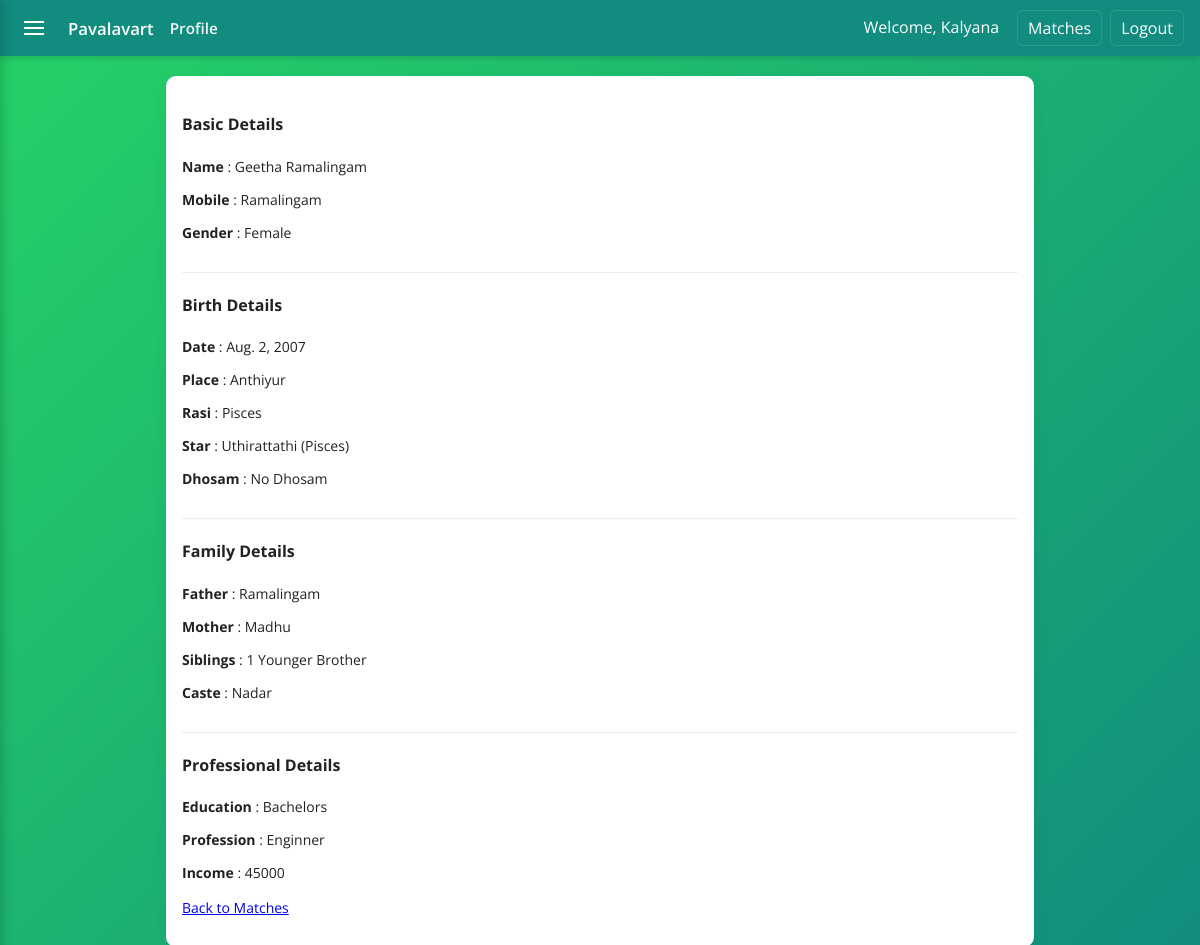
The app's page /profile/6/ (signed in) with its own data.
### alliance/models.py (models this page shows, shortened)
class MemberProfile(models.Model):
    GENDER_CHOICES = [
        ('M', 'Male'),
        ('F', 'Female'),
        ('O', 'Other'),
    ]
    user = models.OneToOneField(User, on_delete=models.CASCADE, related_name='profile')
    mobile = models.CharField(max_length=15, unique=True)
    gender = models.CharField(max_length=1, choices=GENDER_CHOICES, default='O')
    created_at = models.DateTimeField(auto_now_add=True)

class BirthDetail(models.Model):
    profile = models.OneToOneField(MemberProfile, on_delete=models.CASCADE, related_name='birth_detail')
    date_of_birth = models.DateField(null=True, blank=True)
    time_of_birth = models.TimeField(null=True, blank=True)
    place_of_birth = models.CharField(max_length=200, blank=True)
    rasi = models.ForeignKey(Rasi, on_delete=models.SET_NULL, null=True, blank=True)
    star = models.ForeignKey(Star, on_delete=models.SET_NULL, null=True, blank=True)
    dhosam = models.ForeignKey(Dhosam, on_delete=models.SET_NULL, null=True, blank=True)

class Rasi(models.Model):
    rasi = models.CharField(max_length=50, unique=True)
    rasi_ta = models.CharField(max_length=50, blank=True, help_text='Tamil name')
    class Meta:
        verbose_name = 'Rasi'
        verbose_name_plural = 'Rasis'
    def __str__(self):
        return self.rasi

class Star(models.Model):
    rasi = models.ForeignKey(Rasi, on_delete=models.CASCADE, related_name='stars')
    star = models.CharField(max_length=50)
    star_ta = models.CharField(max_length=50, blank=True, help_text='Tamil name')
    class Meta:
        unique_together = (('rasi', 'star'),)
        verbose_name = 'Star'
        verbose_name_plural = 'Stars'
    def __str__(self):
        return f"{self.star} ({self.rasi.rasi})"

class Dhosam(models.Model):
    dhosam = models.CharField(max_length=50, unique=True)
    dhosam_ta = models.CharField(max_length=50, blank=True, help_text='Tamil name')
    class Meta:
        verbose_name = 'Dhosam'
        verbose_name_plural = 'Dhosams'
    def __str__(self):
        return self.dhosam

class FamilyDetail(models.Model):
    profile = models.OneToOneField(MemberProfile, on_delete=models.CASCADE, related_name='family_detail')
    father_name = models.CharField(max_length=200, blank=True)
    mother_name = models.CharField(max_length=200, blank=True)
    siblings = models.CharField(max_length=200, blank=True, help_text='Comma separated names or count')
    caste = models.ForeignKey(Caste, on_delete=models.SET_NULL, null=True, blank=True)
    koottam = models.ForeignKey(Koottam, on_delete=models.SET_NULL, null=True, blank=True)
    kula_deity = models.CharField(max_length=200, blank=True)

class Caste(models.Model):
    caste = models.CharField(max_length=100, unique=True)
    caste_ta = models.CharField(max_length=100, blank=True, help_text='Tamil name')
    class Meta:
        verbose_name = 'Caste'
        verbose_name_plural = 'Castes'
    def __str__(self):
        return self.caste

class ProfessionalDetail(models.Model):
    profile = models.OneToOneField(MemberProfile, on_delete=models.CASCADE, related_name='professional_detail')
    education = models.ForeignKey(Education, on_delete=models.SET_NULL, null=True, blank=True)
    profession = models.ForeignKey(Profession, on_delete=models.SET_NULL, null=True, blank=True)
    monthly_income = models.IntegerField(
        null=True,
        blank=True,
        validators=[MinValueValidator(1000), MaxValueValidator(9999999)],
        help_text='Enter monthly income (min 4 digits, max 7 digits)'
    )

class Education(models.Model):
    education = models.CharField(max_length=100, unique=True)
    education_ta = models.CharField(max_length=100, blank=True, help_text='Tamil name')
    class Meta:
        verbose_name = 'Education'
        verbose_name_plural = 'Educations'
    def __str__(self):
        return self.education

class Profession(models.Model):
    profession = models.CharField(max_length=100, unique=True)
    profession_ta = models.CharField(max_length=100, blank=True, help_text='Tamil name')
    class Meta:
        verbose_name = 'Profession'
        verbose_name_plural = 'Professions'
    def __str__(self):
        return self.profession

### alliance/views.py (the view)
# urls.py: path('profile/<int:pk>/', views.profile_detail, name='profile_detail'),
@login_required
def profile_detail(request, pk):
    profile = get_object_or_404(MemberProfile, pk=pk)
    return render(request, 'main/profile_detail.html', {'profile': profile})

### alliance/templates/main/profile_detail.html (shortened to what this page needs)
{% extends 'main/base.html' %}
{% block page_title %}Profile{% endblock %}
{% block content %}
<div class="card" style="width:100%">
    {% if profile %}
        <div class="profile-main-card" style="width:100%">
            <section style="padding-bottom:1rem; border-bottom:1px solid #eee; margin-bottom:1rem">
                <h4>Basic Details</h4>
                <p style="font-size:14px;"><strong>Name</strong> <span class="value">: {{ profile.user.first_name }} {{ profile.user.last_name }}</span></p>
                <p style="font-size:14px;"><strong>Mobile</strong> <span class="value">: {{ profile.mobile }}</span></p>
                <p style="font-size:14px;"><strong>Gender</strong> <span class="value">: {{ profile.get_gender_display }}</span></p>
            </section>
            <section style="padding-bottom:1rem; border-bottom:1px solid #eee; margin-bottom:1rem">
                <h4>Birth Details</h4>
                {% if profile.birth_detail %}
                    <p style="font-size:14px;"><strong>Date</strong> <span class="value">: {{ profile.birth_detail.date_of_birth }}</span></p>
                    <p style="font-size:14px;"><strong>Place</strong> <span class="value">: {{ profile.birth_detail.place_of_birth }}</span></p>
                    <p style="font-size:14px;"><strong>Rasi</strong> <span class="value">: {{ profile.birth_detail.rasi }}</span></p>
                    <p style="font-size:14px;"><strong>Star</strong> <span class="value">: {{ profile.birth_detail.star }}</span></p>
                    <p style="font-size:14px;"><strong>Dhosam</strong> <span class="value">: {{ profile.birth_detail.dhosam }}</span></p>
                {% else %}
                    <p><em>Birth details not added yet</em></p>
                {% endif %}
            </section>
            <section style="padding-bottom:1rem; border-bottom:1px solid #eee; margin-bottom:1rem">
                <h4>Family Details</h4>
                {% if profile.family_detail %}
                    <p style="font-size:14px;"><strong>Father</strong> <span class="value">: {{ profile.family_detail.father_name }}</span></p>
                    <p style="font-size:14px;"><strong>Mother</strong> <span class="value">: {{ profile.family_detail.mother_name }}</span></p>
                    <p style="font-size:14px;"><strong>Siblings</strong> <span class="value">: {{ profile.family_detail.siblings }}</span></p>
                    <p style="font-size:14px;"><strong>Caste</strong> <span class="value">: {{ profile.family_detail.caste }}</span></p>
                {% else %}
                    <p><em>Family details not added yet</em></p>
                {% endif %}
            </section>
            <section>
                <h4>Professional Details</h4>
                {% if profile.professional_detail %}
                    <p style="font-size:14px;"><strong>Education</strong> <span class="value">: {{ profile.professional_detail.education }}</span></p>
                    <p style="font-size:14px;"><strong>Profession</strong> <span class="value">: {{ profile.professional_detail.profession }}</span></p>
                    <p style="font-size:14px;"><strong>Income</strong> <span class="value">: {{ profile.professional_detail.monthly_income }}</span></p>
                {% else %}
                    <p><em>Professional details not added yet</em></p>
                {% endif %}
            </section>
        </div>
        <p style="margin-top:1rem;font-size:14px;"><a href="{% url 'matches' %}">Back to Matches</a></p>
    {% else %}
        <p>No profile found.</p>
    {% endif %}
</div>
{% endblock %}

### alliance/templates/main/base.html (shortened to what this page needs)
<!DOCTYPE html>
<html lang="en">
<head>
</head>
<body>
    <header class="app-bar">
        <div class="left">
            {% if request.user.is_authenticated %}
                <button id="hamburgerBtn" class="hamburger" aria-label="Open menu">
                    <span class="bar"></span>
                </button>
            {% endif %}
            <a href="{% url 'home' %}" class="app-title" style="color:#fff; text-decoration:none">Pavalavart</a>
            <div class="page-title">{% block page_title %}{% endblock %}</div>
        </div>
        <nav class="nav-links">
            {% if request.user.is_authenticated %}
                <span style="display:inline-block; padding:6px 10px">Welcome, {{ request.user.first_name }}</span>
                <a href="{% url 'matches' %}">Matches</a>
                <a href="{% url 'logout' %}">Logout</a>
            {% else %}
                <a href="{% url 'login' %}">Login</a>
                <a href="{% url 'register' %}">Register</a>
            {% endif %}
        </nav>
    </header>
    <main class="container">
        {% block content %}{% endblock %}
    </main>
</body>
</html>

### alliance/templates/main/base.html (style rules this page uses)
html { box-sizing: border-box; }
*, *:before, *:after { box-sizing: inherit; }
body { margin:0; font-family: 'Open Sans', Arial, sans-serif; background: linear-gradient(135deg,#25d366 0%,#128c7e 100%); min-height:100vh; color:#222 }
.app-bar { background: #128c7e; color: #fff; height:56px; display:flex; align-items:center; justify-content:space-between; padding:0 1rem; box-shadow: 0 2px 6px rgba(0,0,0,0.15); }
.app-bar .left { display:flex; align-items:center; gap:1rem }
.app-title { font-weight:600; font-size:1.05rem }
.page-title { font-weight:600; font-size:0.95rem; opacity:0.95 }
.nav-links { display:flex; gap:0.5rem }
.nav-links a { color:#fff; text-decoration:none; padding:6px 10px; border-radius:6px; border:1px solid rgba(255,255,255,0.12) }
.container { max-width:900px; margin:1.25rem auto; padding:0 1rem }
.card { background:#fff; border-radius:10px; padding:1rem; box-shadow:0 6px 18px rgba(0,0,0,0.06) }
.hamburger { width:36px; height:36px; display:flex; align-items:center; justify-content:center; cursor:pointer; border-radius:6px; background:transparent; border:none; color:#fff }
.hamburger .bar { width:20px; height:2px; background:#fff; display:block; position:relative }
.hamburger .bar:before, .hamburger .bar:after { content:''; position:absolute; left:0; right:0; height:2px; background:#fff }
.hamburger .bar:before { top:-6px }
.hamburger .bar:after { top:6px }

### records on screen
MemberProfile: user.first_name "Geetha", user.last_name "Ramalingam", mobile "Ramalingam", gender "Female", birth_detail.date_of_birth "Aug. 2, 2007", birth_detail.place_of_birth "Anthiyur", birth_detail.rasi "Pisces", birth_detail.star "Uthirattathi (Pisces)", birth_detail.dhosam "No Dhosam", family_detail.father_name "Ramalingam", family_detail.mother_name "Madhu", family_detail.siblings "1 Younger Brother", family_detail.caste "Nadar", professional_detail.education "Bachelors", professional_detail.profession "Enginner", professional_detail.monthly_income "45000"

### other values on screen
{{ request.user.first_name }} "Kalyana"
